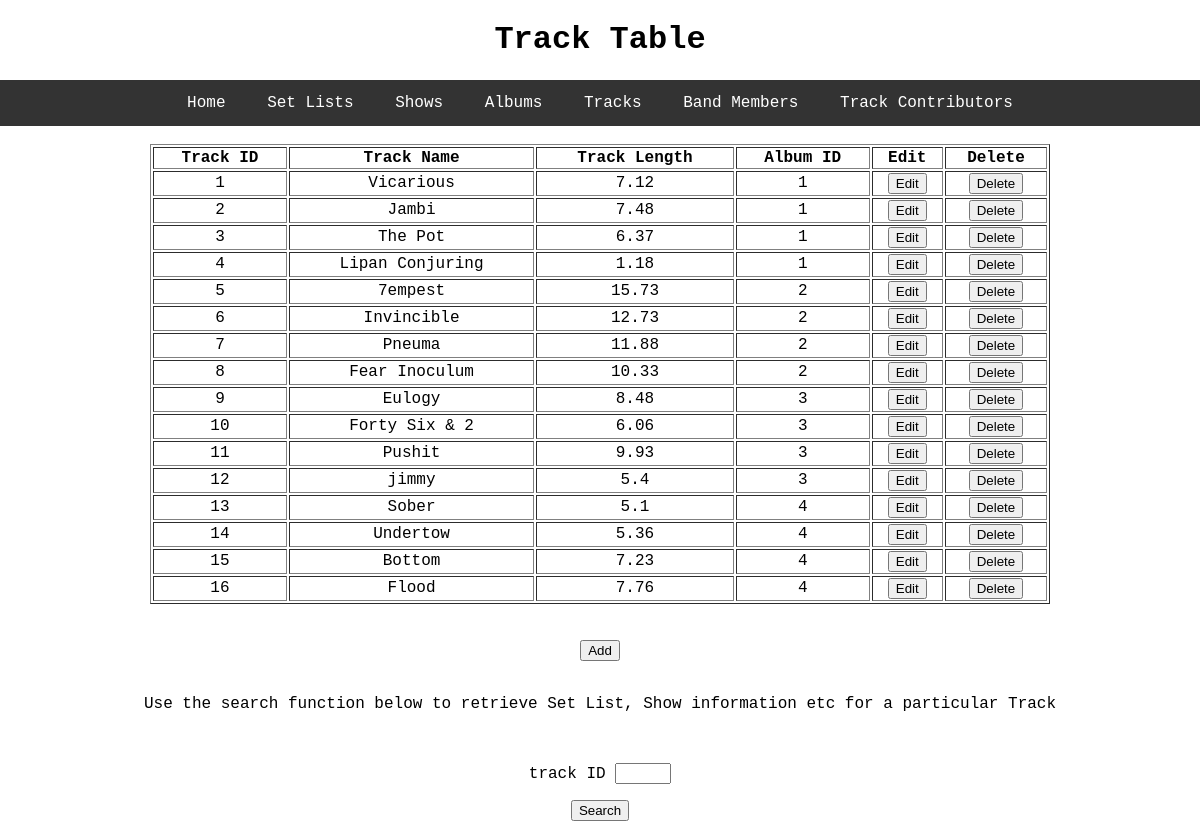
Page /track on the earlier database version.
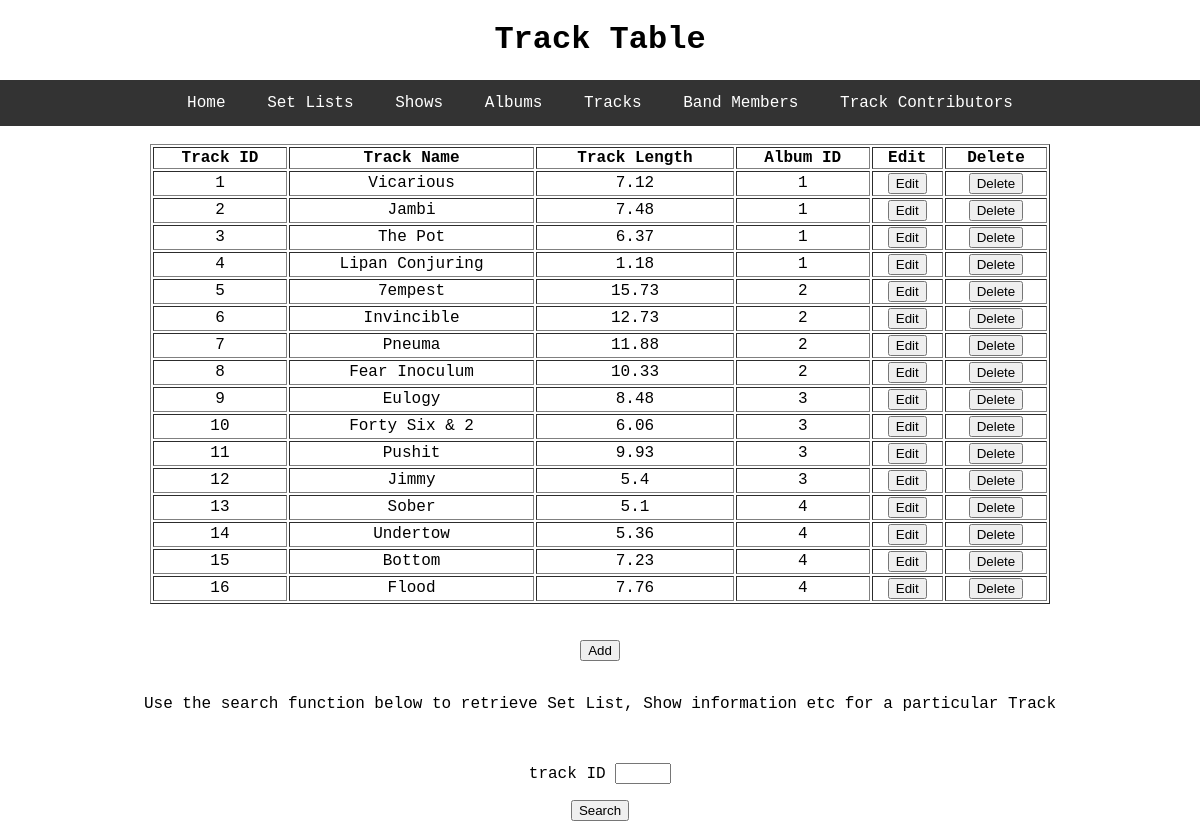
Same page on the later database version.
### toolDB/models.py (models this page shows, shortened)
class Track(db.Model):
    id = db.Column(db.Integer, primary_key=True)
    track_name = db.Column(db.String, nullable=False)
    track_length = db.Column(db.Float, nullable=False)
    album_id = db.Column(db.Integer, db.ForeignKey('album.id'), nullable=False)
    member_track = db.relationship('Member', secondary='trackBandMember', backref='track', lazy=True)
    set_list_track = db.relationship('SetList', cascade='all, delete', backref='track', lazy=True)

### toolDB/select_db/routes.py (the view)
@select.route('/track', methods = ['GET', 'POST'])
def track():
    form = SearchForm()
    rows = Track.query.all()
    if form.validate_on_submit():
        id = form.track_id.data
        return redirect(url_for('select.search', id=id))
    return render_template('track.html', title='Track', header='Track Table', rows=rows, form=form)

### toolDB/select_db/forms.py
class SearchForm(FlaskForm):
    track_id = IntegerField('track ID', validators=[DataRequired(), NumberRange(min=Track.query.first().id, max=Track.query.order_by(Track.id.desc()).first().id)])
    submit = SubmitField('Search')

### toolDB/templates/track.html (shortened to what this page needs)
{% extends "layout.html" %}
{% block content %}
	<table style="width:75%" table border="1" table align = "center">
	  <thead>
	    <th>Track ID</th>
	    <th>Track Name</th>
	    <th>Track Length</th>
	    <th>Album ID</th>
	    <th>Edit</th>
	    <th>Delete</th>
	  </thead>
	  <tbody>
		{% for r in rows %}
			<tr>
				<td>{{ r.id }}</td>
				<td>{{ r.track_name }}</td>
				<td>{{ r.track_length }}</td>
				<td>{{ r.album_id }}</td>
				<td><input type="button" name = "Edit" value = "Edit" onclick = "window.location='/update_track/{{ r.id }}'"></td>
				<td><input type="button" name = "Delete" value = "Delete" onclick = "window.location='/delete_track/{{ r.id }}'"></td>
			</tr>
		{% endfor %}
	  </tbody>
	</table>
	<br>
	<br>
	<a href="{{ url_for('insert.add_track') }}"><button type="button">Add</button></a>
	<br>
	<br>
		<p>Use the search function below to retrieve Set List, Show information etc for a particular Track </p>
	<br>
	<form method="POST" action="">
		<div class='form-control'>
		  {{ form.track_id.label }}
		  {% if form.track_id.errors %}
			{{ form.track_id }}
			<ul class=errors>
			{% for error in form.track_id.errors %}
			  <li>{{ error }}</li>
			{% endfor %}
			</ul>
		  {% else %}
			{{ form.track_id }}
		  {% endif %}
		</div>
		{{ form.submit() }}
	  </form>
{% endblock content %}

Differences in the rows shown:
changed Track id 12: track_name "jimmy" → "Jimmy"
